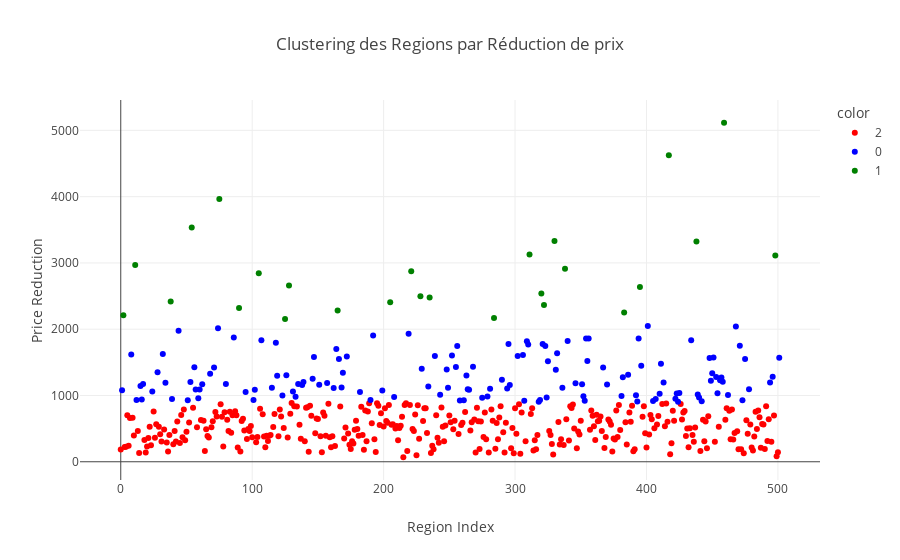

Source (notebook cell):
### Code cell
from sklearn.preprocessing import StandardScaler
from sklearn.cluster import KMeans
import statsmodels.api as sm
from statsmodels.formula.api import ols

# réduction de prix 
data['price_reduction'] = data['old_price'] - data['price']
# réduction moyenne de prix par région
region_reduction = data.groupby('region')['price_reduction'].mean().reset_index()
# Normalisation des données de réduction de prix
scaler = StandardScaler()
region_reduction_normalized = scaler.fit_transform(region_reduction[['price_reduction']])
# clustering K-Means
kmeans = KMeans(n_clusters=3, init='k-means++', max_iter=300, n_init=10, random_state=0)
region_clusters = kmeans.fit_predict(region_reduction_normalized)
# Ajouter les informations de cluster au DataFrame
region_reduction['cluster'] = region_clusters
# Création d'un graphique interactif avec bleu, rouge, et vert pour les clusters
fig = px.scatter(region_reduction, 
                 x=region_reduction.index, 
                 y='price_reduction', 
                 color=region_reduction['cluster'].astype(str),  
                 title='Clustering des Regions par Réduction de prix',
                 labels={'x': 'Region Index', 'price_reduction': 'Price Reduction'},
                 hover_data=['region'],
                 color_discrete_map={
                     '0': 'blue',
                     '1': 'green',
                     '2': 'red'
                 })

fig.update_layout(showlegend=True, xaxis_title='Region Index', yaxis_title='Price Reduction')
fig.show()

### Figure 1 — Plotly figure (JSON) as saved in the notebook; plotly's stock layout.template omitted (floating-point values rounded to 4 significant figures; data arrays with more than 128 entries replaced by an {"elided": "..."} marker saying what was removed)
{"data": [{"customdata": {"elided": "337x1 str values"}, "hovertemplate": "color=2<br>index=%{x}<br>Price Reduction=%{y}<br>region=%{customdata[0]}<extra></extra>", "legendgroup": "2", "marker": {"color": "red", "symbol": "circle"}, "mode": "markers", "name": "2", "orientation": "v", "showlegend": true, "type": "scatter", "x": {"elided": "337 int values"}, "xaxis": "x", "y": {"elided": "337 float values"}, "yaxis": "y"}, {"customdata": {"elided": "139x1 str values"}, "hovertemplate": "color=0<br>index=%{x}<br>Price Reduction=%{y}<br>region=%{customdata[0]}<extra></extra>", "legendgroup": "0", "marker": {"color": "blue", "symbol": "circle"}, "mode": "markers", "name": "0", "orientation": "v", "showlegend": true, "type": "scatter", "x": {"elided": "139 int values"}, "xaxis": "x", "y": {"elided": "139 float values"}, "yaxis": "y"}, {"customdata": [["Aci Castello"], ["Albufeira"], ["Bad Mitterndorf"], ["Berg bei Rohrbach"], ["Bâle"], ["Cerfontaine"], ["Courroux"], ["Ericeira"], ["Esneux"], ["Goudargues"], ["Kaisigen"], ["Krems an der Donau"], ["La Sagne"], ["Lautenbach-Zell"], ["Montemassi"], ["Oberiberg"], ["Olne"], ["Oostende"], ["Palma de Majorque"], ["Peniche"], ["Saint-Zacharie"], ["Santarém"], ["Sintra"], ["Talmassons"], ["València"], ["Zürich"]], "hovertemplate": "color=1<br>index=%{x}<br>Price Reduction=%{y}<br>region=%{customdata[0]}<extra></extra>", "legendgroup": "1", "marker": {"color": "green", "symbol": "circle"}, "mode": "markers", "name": "1", "orientation": "v", "showlegend": true, "type": "scatter", "x": [2, 11, 38, 54, 75, 90, 105, 125, 128, 165, 205, 221, 228, 235, 284, 311, 320, 322, 330, 338, 383, 395, 417, 438, 459, 498], "xaxis": "x", "y": [2212, 2967.0, 2418, 3534, 3963, 2319, 2844, 2153, 2660, 2281, 2406, 2873, 2498, 2480, 2170, 3129, 2539, 2367, 3332, 2912, 2253, 2635, 4624, 3325, 5115, 3112], "yaxis": "y"}], "layout": {"legend": {"title": {"text": "color"}, "tracegroupgap": 0}, "showlegend": true, "title": {"text": "Clustering des Regions par Réduction de prix"}, "xaxis": {"anchor": "y", "domain": [0, 1], "title": {"text": "Region Index"}}, "yaxis": {"anchor": "x", "domain": [0, 1], "title": {"text": "Price Reduction"}}}}
